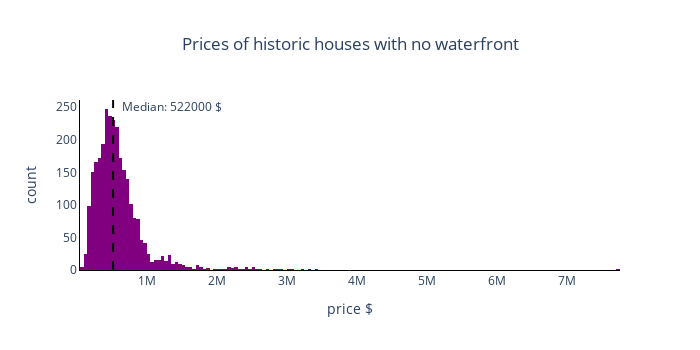

Source (notebook cell):
### Markdown cell above
Lastly, since my client wants no waterfront, I wanted to give him an overview on the distribution of prices of historic houses with no waterfront. Chose median as the central tendency measure.

### Code cell
#now focus on historic houses with no water front
df_historic_no_wf = df_converted.query('waterfront == "no" and yr_built < 1940')
median_price = df_historic_no_wf.price.median()
fig_historic_no_wf_price = px.histogram(df_historic_no_wf, x='price',
                                        title='Prices of historic houses with no waterfront',
                                        labels={'price': 'price $', 'count':'count'},
                                        color_discrete_sequence=['purple'])
fig_historic_no_wf_price.add_vline(x=median_price, line_dash='dash', line_color = 'black', 
                                   annotation_text=f'Median:{median_price: .0f} $',
                                   annotation_position="bottom right",
                                   annotation = dict(x=median_price + 100000, y=0.9))
fig_historic_no_wf_price.update_layout(title_x=0.5,
                                       width=700,
                                       height=350,
                                       xaxis=dict(showgrid=False, zeroline=True, linecolor='black'),
                                       yaxis=dict(showgrid=False, zeroline=True, linecolor='black'),
                                       plot_bgcolor='rgba(0,0,0,0)')
fig_historic_no_wf_price

### Figure 1 — Plotly figure (JSON) as saved in the notebook; plotly's stock layout.template omitted (floating-point values rounded to 4 significant figures; data arrays with more than 128 entries replaced by an {"elided": "..."} marker saying what was removed)
{"data": [{"alignmentgroup": "True", "bingroup": "x", "hovertemplate": "price $=%{x}<br>count=%{y}<extra></extra>", "legendgroup": "", "marker": {"color": "purple", "pattern": {"shape": ""}}, "name": "", "offsetgroup": "", "orientation": "v", "showlegend": false, "type": "histogram", "x": {"elided": "2799 int values"}, "xaxis": "x", "yaxis": "y"}], "layout": {"annotations": [{"showarrow": false, "text": "Median: 522000 $", "x": 622000, "xanchor": "left", "xref": "x", "y": 0.9, "yanchor": "bottom", "yref": "y domain"}], "barmode": "relative", "height": 350, "legend": {"tracegroupgap": 0}, "plot_bgcolor": "rgba(0,0,0,0)", "shapes": [{"line": {"color": "black", "dash": "dash"}, "type": "line", "x0": 522000, "x1": 522000, "xref": "x", "y0": 0, "y1": 1, "yref": "y domain"}], "title": {"text": "Prices of historic houses with no waterfront", "x": 0.5}, "width": 700, "xaxis": {"anchor": "y", "domain": [0, 1], "linecolor": "black", "showgrid": false, "title": {"text": "price $"}, "zeroline": true}, "yaxis": {"anchor": "x", "domain": [0, 1], "linecolor": "black", "showgrid": false, "title": {"text": "count"}, "zeroline": true}}}
